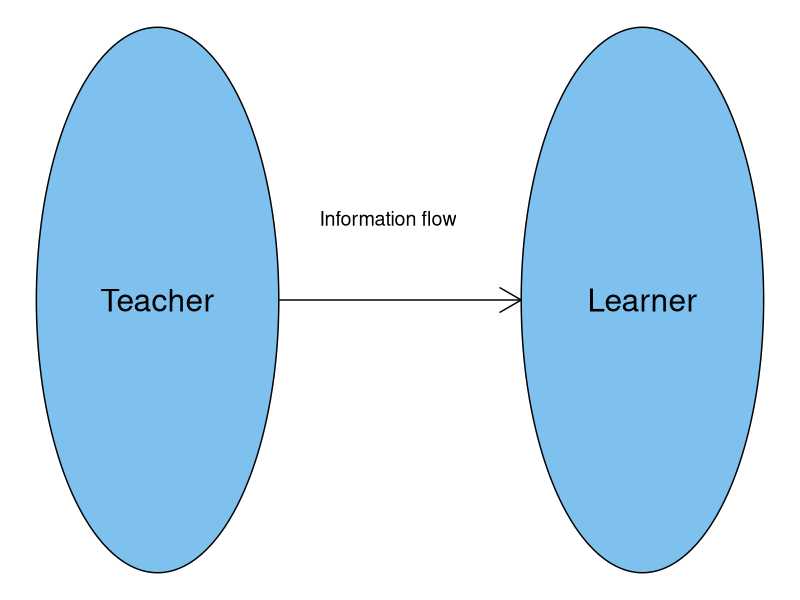

Generate this figure with R:
## ---- chunk 1
#| output: false
#| echo: false
library(ggforce)
library(tibble)
## ---- chunk 2
#| fig-width: 5.5
#| fig-asp: 0.33333
#| label: fig-teacher-learner-infoflow
#| fig-cap: "Social networks represent relationships between people, with arrows pointing in the direction of information flow, representing who learns from whom."
circles <- tibble(x0 = c(0, 2), y0 = c(0, 0), r = c(.5, .5))
ggplot() + 
    geom_circle(aes(x0 = x0, y0 = y0, r = r), data = circles, fill = "SkyBlue2") + 
    geom_segment(aes(x = 0.5, y = 0, xend = 1.5, yend = 0), arrow = arrow()) +
    annotate("text", x=0, y=0, label="Teacher", size=8) +
    annotate("text", x=2, y=0, label="Learner", size=8) +
    annotate("text", x=0.95, y=0.15, label="Information flow", size=5) +
    theme_void()
